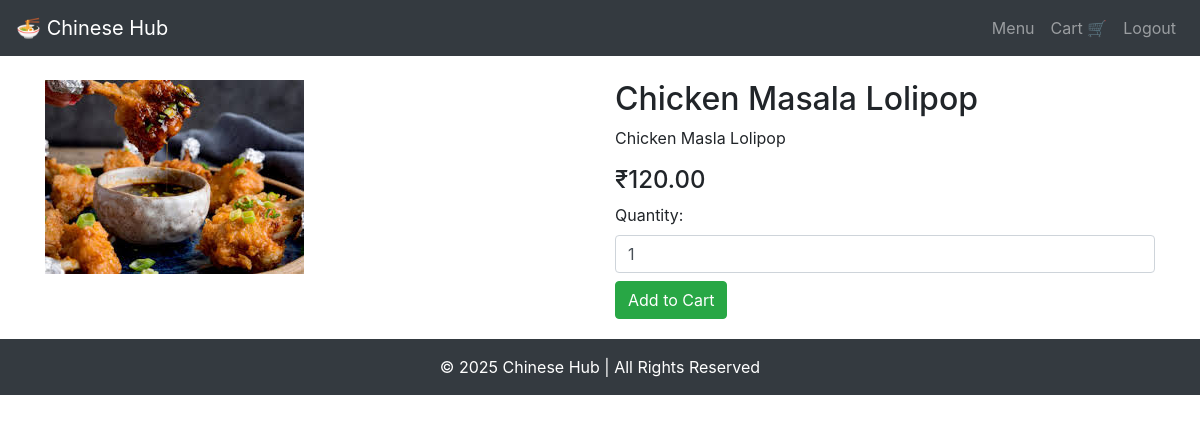
The page /dish/4/ on the database its author committed.
### shop/models.py (models this page shows, shortened)
class MenuItem(models.Model):
    name = models.CharField(max_length=100, verbose_name="Dish Name")
    description = models.TextField(blank=True, null=True, verbose_name="Description")
    price = models.DecimalField(max_digits=6, decimal_places=2, verbose_name="Price")
    image = models.ImageField(upload_to='menu_images/', blank=True, null=True, verbose_name="Dish Image")
    available = models.BooleanField(default=True, verbose_name="Available")
    category_choices = [
        ('Starters', 'Starters'),
        ('Main Course', 'Main Course'),
        ('Drinks', 'Drinks'),
        ('Desserts', 'Desserts'),
    ]
    category = models.CharField(max_length=20, choices=category_choices)

### shop/views.py (the view)
# urls.py: path('dish/<int:id>/', views.dish_detail, name='dish_detail'),
def dish_detail(request, id):
    dish = get_object_or_404(MenuItem, id=id)
    return render(request, 'dish_detail.html', {'dish': dish})

### shop/templates/dish_detail.html (shortened to what this page needs)
{% extends 'base.html' %}
{% block content %}
<div class="row">
    <div class="col-md-6">
        <img src="{{ dish.image.url }}" class="img-fluid" alt="{{ dish.name }}">
    </div>
    <div class="col-md-6">
        <h2>{{ dish.name }}</h2>
        <p>{{ dish.description }}</p>
        <h4>₹{{ dish.price }}</h4>
        <form method="POST" action="{% url 'add_to_cart' dish.id %}">
            <label>Quantity:</label>
            <input type="number" name="quantity" value="1" min="1" class="form-control mb-2" />
            <button type="submit" class="btn btn-success">Add to Cart</button>
        </form>
    </div>
</div>
{% endblock %}

### static/style.css (style rules this page uses)
body { background-color: #f8f9fa; }

### rows shown on the page
MenuItem: image (picture), name "Chicken Masala Lolipop", description "Chicken Masla Lolipop", price "120.00"
